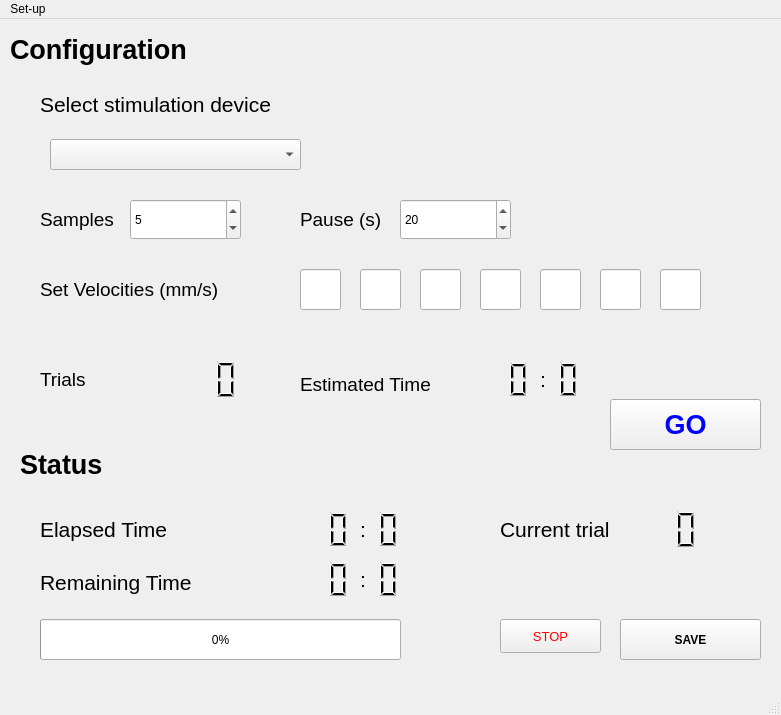
<?xml version="1.0" encoding="UTF-8"?>
<ui version="4.0">
 <class>MainWindow</class>
 <widget class="QMainWindow" name="MainWindow">
  <property name="geometry">
   <rect>
    <x>0</x>
    <y>0</y>
    <width>781</width>
    <height>715</height>
   </rect>
  </property>
  <property name="windowTitle">
   <string>MainWindow</string>
  </property>
  <property name="styleSheet">
   <string notr="true"/>
  </property>
  <widget class="QWidget" name="centralwidget">
   <widget class="QLabel" name="label">
    <property name="geometry">
     <rect>
      <x>40</x>
      <y>70</y>
      <width>281</width>
      <height>31</height>
     </rect>
    </property>
    <property name="font">
     <font>
      <pointsize>16</pointsize>
     </font>
    </property>
    <property name="text">
     <string>Select stimulation device</string>
    </property>
   </widget>
   <widget class="QProgressBar" name="progressBar">
    <property name="geometry">
     <rect>
      <x>40</x>
      <y>600</y>
      <width>361</width>
      <height>41</height>
     </rect>
    </property>
    <property name="value">
     <number>0</number>
    </property>
   </widget>
   <widget class="QLabel" name="label_2">
    <property name="geometry">
     <rect>
      <x>40</x>
      <y>490</y>
      <width>191</width>
      <height>41</height>
     </rect>
    </property>
    <property name="font">
     <font>
      <pointsize>16</pointsize>
     </font>
    </property>
    <property name="text">
     <string>Elapsed Time</string>
    </property>
   </widget>
   <widget class="QLabel" name="label_3">
    <property name="geometry">
     <rect>
      <x>40</x>
      <y>548</y>
      <width>211</width>
      <height>31</height>
     </rect>
    </property>
    <property name="font">
     <font>
      <pointsize>16</pointsize>
     </font>
    </property>
    <property name="text">
     <string>Remaining Time</string>
    </property>
   </widget>
   <widget class="QLabel" name="label_4">
    <property name="geometry">
     <rect>
      <x>500</x>
      <y>490</y>
      <width>201</width>
      <height>41</height>
     </rect>
    </property>
    <property name="font">
     <font>
      <pointsize>16</pointsize>
     </font>
    </property>
    <property name="text">
     <string>Current trial</string>
    </property>
   </widget>
   <widget class="QLabel" name="label_6">
    <property name="geometry">
     <rect>
      <x>300</x>
      <y>340</y>
      <width>151</width>
      <height>51</height>
     </rect>
    </property>
    <property name="font">
     <font>
      <pointsize>14</pointsize>
     </font>
    </property>
    <property name="text">
     <string>Estimated Time</string>
    </property>
   </widget>
   <widget class="QLabel" name="label_7">
    <property name="geometry">
     <rect>
      <x>40</x>
      <y>340</y>
      <width>121</width>
      <height>41</height>
     </rect>
    </property>
    <property name="font">
     <font>
      <pointsize>14</pointsize>
     </font>
    </property>
    <property name="text">
     <string>Trials</string>
    </property>
   </widget>
   <widget class="QLabel" name="label_8">
    <property name="geometry">
     <rect>
      <x>300</x>
      <y>180</y>
      <width>121</width>
      <height>41</height>
     </rect>
    </property>
    <property name="font">
     <font>
      <pointsize>14</pointsize>
     </font>
    </property>
    <property name="text">
     <string>Pause (s)</string>
    </property>
   </widget>
   <widget class="QLabel" name="label_9">
    <property name="geometry">
     <rect>
      <x>40</x>
      <y>180</y>
      <width>121</width>
      <height>41</height>
     </rect>
    </property>
    <property name="font">
     <font>
      <pointsize>14</pointsize>
     </font>
    </property>
    <property name="text">
     <string>Samples</string>
    </property>
   </widget>
   <widget class="QSpinBox" name="spinBox_3">
    <property name="geometry">
     <rect>
      <x>400</x>
      <y>180</y>
      <width>111</width>
      <height>41</height>
     </rect>
    </property>
    <property name="value">
     <number>20</number>
    </property>
   </widget>
   <widget class="QLabel" name="label_10">
    <property name="geometry">
     <rect>
      <x>40</x>
      <y>240</y>
      <width>341</width>
      <height>61</height>
     </rect>
    </property>
    <property name="font">
     <font>
      <pointsize>14</pointsize>
     </font>
    </property>
    <property name="text">
     <string>Set Velocities (mm/s)</string>
    </property>
   </widget>
   <widget class="QPushButton" name="pushButton">
    <property name="geometry">
     <rect>
      <x>610</x>
      <y>380</y>
      <width>151</width>
      <height>51</height>
     </rect>
    </property>
    <property name="font">
     <font>
      <pointsize>20</pointsize>
      <weight>75</weight>
      <bold>true</bold>
     </font>
    </property>
    <property name="styleSheet">
     <string notr="true">color:blue</string>
    </property>
    <property name="text">
     <string>GO</string>
    </property>
   </widget>
   <widget class="QPushButton" name="pushButton_3">
    <property name="geometry">
     <rect>
      <x>500</x>
      <y>600</y>
      <width>101</width>
      <height>34</height>
     </rect>
    </property>
    <property name="font">
     <font>
      <pointsize>10</pointsize>
      <weight>50</weight>
      <bold>false</bold>
     </font>
    </property>
    <property name="styleSheet">
     <string notr="true">color: red</string>
    </property>
    <property name="text">
     <string>STOP</string>
    </property>
   </widget>
   <widget class="QComboBox" name="comboBox">
    <property name="geometry">
     <rect>
      <x>50</x>
      <y>120</y>
      <width>251</width>
      <height>31</height>
     </rect>
    </property>
    <property name="font">
     <font>
      <pointsize>16</pointsize>
     </font>
    </property>
    <property name="editable">
     <bool>false</bool>
    </property>
    <property name="maxVisibleItems">
     <number>10</number>
    </property>
    <property name="placeholderText">
     <string>None</string>
    </property>
    <item>
     <property name="text">
      <string>multiTAC</string>
     </property>
    </item>
    <item>
     <property name="text">
      <string>Tactors</string>
     </property>
    </item>
   </widget>
   <widget class="QSpinBox" name="spinBox_4">
    <property name="geometry">
     <rect>
      <x>130</x>
      <y>180</y>
      <width>111</width>
      <height>41</height>
     </rect>
    </property>
    <property name="value">
     <number>5</number>
    </property>
   </widget>
   <widget class="QLabel" name="label_5">
    <property name="geometry">
     <rect>
      <x>20</x>
      <y>430</y>
      <width>281</width>
      <height>31</height>
     </rect>
    </property>
    <property name="font">
     <font>
      <pointsize>20</pointsize>
      <weight>75</weight>
      <bold>true</bold>
     </font>
    </property>
    <property name="text">
     <string>Status</string>
    </property>
   </widget>
   <widget class="QLabel" name="label_11">
    <property name="geometry">
     <rect>
      <x>10</x>
      <y>10</y>
      <width>281</width>
      <height>41</height>
     </rect>
    </property>
    <property name="font">
     <font>
      <pointsize>20</pointsize>
      <weight>75</weight>
      <bold>true</bold>
     </font>
    </property>
    <property name="text">
     <string>Configuration</string>
    </property>
   </widget>
   <widget class="QPushButton" name="pushButton_2">
    <property name="geometry">
     <rect>
      <x>620</x>
      <y>600</y>
      <width>141</width>
      <height>41</height>
     </rect>
    </property>
    <property name="font">
     <font>
      <weight>75</weight>
      <bold>true</bold>
     </font>
    </property>
    <property name="styleSheet">
     <string notr="true"/>
    </property>
    <property name="text">
     <string>SAVE</string>
    </property>
   </widget>
   <widget class="QLCDNumber" name="lcdNumber_5">
    <property name="geometry">
     <rect>
      <x>130</x>
      <y>340</y>
      <width>111</width>
      <height>41</height>
     </rect>
    </property>
    <property name="frameShape">
     <enum>QFrame::NoFrame</enum>
    </property>
   </widget>
   <widget class="QLineEdit" name="lineEdit">
    <property name="geometry">
     <rect>
      <x>300</x>
      <y>250</y>
      <width>41</width>
      <height>41</height>
     </rect>
    </property>
    <property name="font">
     <font>
      <pointsize>16</pointsize>
     </font>
    </property>
   </widget>
   <widget class="QLineEdit" name="lineEdit_2">
    <property name="geometry">
     <rect>
      <x>360</x>
      <y>250</y>
      <width>41</width>
      <height>41</height>
     </rect>
    </property>
    <property name="font">
     <font>
      <pointsize>16</pointsize>
     </font>
    </property>
   </widget>
   <widget class="QLineEdit" name="lineEdit_3">
    <property name="geometry">
     <rect>
      <x>420</x>
      <y>250</y>
      <width>41</width>
      <height>41</height>
     </rect>
    </property>
    <property name="font">
     <font>
      <pointsize>16</pointsize>
     </font>
    </property>
   </widget>
   <widget class="QLineEdit" name="lineEdit_4">
    <property name="geometry">
     <rect>
      <x>480</x>
      <y>250</y>
      <width>41</width>
      <height>41</height>
     </rect>
    </property>
    <property name="font">
     <font>
      <pointsize>16</pointsize>
     </font>
    </property>
   </widget>
   <widget class="QLineEdit" name="lineEdit_5">
    <property name="geometry">
     <rect>
      <x>540</x>
      <y>250</y>
      <width>41</width>
      <height>41</height>
     </rect>
    </property>
    <property name="font">
     <font>
      <pointsize>16</pointsize>
     </font>
    </property>
   </widget>
   <widget class="QLineEdit" name="lineEdit_6">
    <property name="geometry">
     <rect>
      <x>600</x>
      <y>250</y>
      <width>41</width>
      <height>41</height>
     </rect>
    </property>
    <property name="font">
     <font>
      <pointsize>16</pointsize>
     </font>
    </property>
   </widget>
   <widget class="QLineEdit" name="lineEdit_7">
    <property name="geometry">
     <rect>
      <x>660</x>
      <y>250</y>
      <width>41</width>
      <height>41</height>
     </rect>
    </property>
    <property name="font">
     <font>
      <pointsize>16</pointsize>
     </font>
    </property>
   </widget>
   <widget class="QLCDNumber" name="lcdNumber_8">
    <property name="geometry">
     <rect>
      <x>300</x>
      <y>490</y>
      <width>101</width>
      <height>41</height>
     </rect>
    </property>
    <property name="frameShape">
     <enum>QFrame::NoFrame</enum>
    </property>
   </widget>
   <widget class="QLCDNumber" name="lcdNumber_7">
    <property name="geometry">
     <rect>
      <x>590</x>
      <y>490</y>
      <width>111</width>
      <height>41</height>
     </rect>
    </property>
    <property name="frameShape">
     <enum>QFrame::NoFrame</enum>
    </property>
   </widget>
   <widget class="QLCDNumber" name="lcdNumber_10">
    <property name="geometry">
     <rect>
      <x>250</x>
      <y>490</y>
      <width>101</width>
      <height>41</height>
     </rect>
    </property>
    <property name="frameShape">
     <enum>QFrame::NoFrame</enum>
    </property>
   </widget>
   <widget class="QLCDNumber" name="lcdNumber_11">
    <property name="geometry">
     <rect>
      <x>300</x>
      <y>540</y>
      <width>101</width>
      <height>41</height>
     </rect>
    </property>
    <property name="frameShape">
     <enum>QFrame::NoFrame</enum>
    </property>
   </widget>
   <widget class="QLCDNumber" name="lcdNumber_12">
    <property name="geometry">
     <rect>
      <x>250</x>
      <y>540</y>
      <width>101</width>
      <height>41</height>
     </rect>
    </property>
    <property name="frameShape">
     <enum>QFrame::NoFrame</enum>
    </property>
   </widget>
   <widget class="QLCDNumber" name="lcdNumber_9">
    <property name="geometry">
     <rect>
      <x>480</x>
      <y>340</y>
      <width>101</width>
      <height>41</height>
     </rect>
    </property>
    <property name="frameShape">
     <enum>QFrame::NoFrame</enum>
    </property>
   </widget>
   <widget class="QLCDNumber" name="lcdNumber_13">
    <property name="geometry">
     <rect>
      <x>430</x>
      <y>340</y>
      <width>101</width>
      <height>41</height>
     </rect>
    </property>
    <property name="frameShape">
     <enum>QFrame::NoFrame</enum>
    </property>
   </widget>
   <widget class="QLabel" name="label_12">
    <property name="geometry">
     <rect>
      <x>360</x>
      <y>500</y>
      <width>16</width>
      <height>21</height>
     </rect>
    </property>
    <property name="font">
     <font>
      <pointsize>16</pointsize>
     </font>
    </property>
    <property name="text">
     <string>:</string>
    </property>
   </widget>
   <widget class="QLabel" name="label_13">
    <property name="geometry">
     <rect>
      <x>360</x>
      <y>550</y>
      <width>16</width>
      <height>21</height>
     </rect>
    </property>
    <property name="font">
     <font>
      <pointsize>16</pointsize>
     </font>
    </property>
    <property name="text">
     <string>:</string>
    </property>
   </widget>
   <widget class="QLabel" name="label_14">
    <property name="geometry">
     <rect>
      <x>540</x>
      <y>350</y>
      <width>16</width>
      <height>21</height>
     </rect>
    </property>
    <property name="font">
     <font>
      <pointsize>16</pointsize>
     </font>
    </property>
    <property name="text">
     <string>:</string>
    </property>
   </widget>
  </widget>
  <widget class="QMenuBar" name="menubar">
   <property name="geometry">
    <rect>
     <x>0</x>
     <y>0</y>
     <width>781</width>
     <height>31</height>
    </rect>
   </property>
   <widget class="QMenu" name="menuSet_up">
    <property name="title">
     <string>Set-up</string>
    </property>
   </widget>
   <addaction name="menuSet_up"/>
  </widget>
  <widget class="QStatusBar" name="statusbar"/>
 </widget>
 <tabstops>
  <tabstop>comboBox</tabstop>
  <tabstop>spinBox_4</tabstop>
  <tabstop>spinBox_3</tabstop>
  <tabstop>pushButton</tabstop>
  <tabstop>pushButton_3</tabstop>
  <tabstop>pushButton_2</tabstop>
  <tabstop>lineEdit</tabstop>
  <tabstop>lineEdit_2</tabstop>
  <tabstop>lineEdit_3</tabstop>
  <tabstop>lineEdit_4</tabstop>
  <tabstop>lineEdit_5</tabstop>
  <tabstop>lineEdit_6</tabstop>
  <tabstop>lineEdit_7</tabstop>
 </tabstops>
 <resources/>
 <connections/>
</ui>
